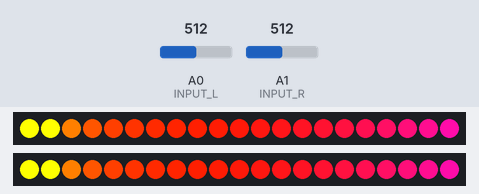
Simulated run of this sketch. Board: Arduino Uno, built with avr-gcc and run on an emulated ATmega328P. Parts: 2 × 21 RGB LEDs in strip order, left to right. The test bench sets the inputs (shaded band); at power-on: A0 (INPUT_L) = 512, A1 (INPUT_R) = 512.

Above: at 1.2 s.
1.3 s: A0 (INPUT_L) set to 490
2.8 s: A1 (INPUT_R) set to 483
4.3 s: A0 (INPUT_L) set to 510
5.8 s: A1 (INPUT_R) set to 306
At 7.0 s:
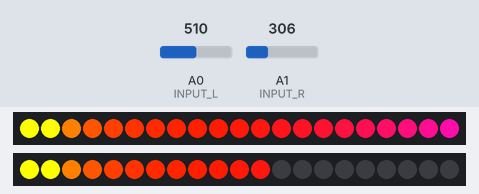
7.3 s: A0 (INPUT_L) set to 306
At 8.4 s:
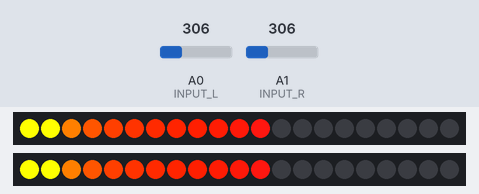
8.8 s: A1 (INPUT_R) set to 510
At 9.1 s:
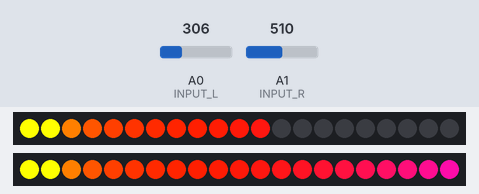
Timing chart, 0 to 11.3 s (numbered marks = the images above; inputs shaded):
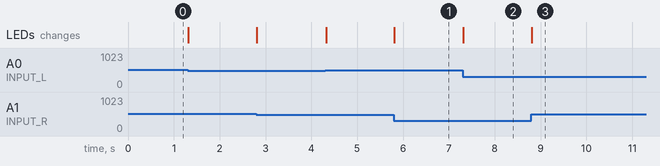

The sketch:

stereoChannel.ino
```cpp
#include <Adafruit_NeoPixel.h>

int INPUT_L = A0; //Left channel input
int INPUT_R = A1; //Right channel input
int NumberOfPixels = 21; //Number of pixels per strip
int StripLeftOutput = 4; //Output for the left channel RGB-strip
int StripRightOutput = 3; //Output for the right channel RGB-strip
int CyclesToOff = 50; //Cycles until leds turn off if no music is played
int MaxInputValue = 500; //Play with this value

Adafruit_NeoPixel stripLeft(NumberOfPixels, StripLeftOutput, NEO_GRB + NEO_KHZ800);
Adafruit_NeoPixel stripRight(NumberOfPixels, StripRightOutput, NEO_GRB + NEO_KHZ800);

void setup() {
  Serial.begin(9600);
  pinMode(INPUT_L, INPUT);
  pinMode(INPUT_R, INPUT);

  //Remove this if your input voltage is higher than 1v:
  analogReference(INTERNAL); //Set the input voltage to 1v instead of 5v

  stripLeft.begin();
  stripRight.begin();
  stripLeft.show();
  stripRight.show();
}

int OffCountLeft = 0, OffCountRight = 0;

void RightChannel(){
  int right = analogRead(INPUT_R);
  int mappedinput = map(right, 0, 500, 0, NumberOfPixels);

  if(mappedinput == 0)
  {
    OffCountRight++;
    if(OffCountRight > CyclesToOff)
    {
      OffCountRight = 0;
      for (int i = 0 ; i < NumberOfPixels; i++)
      {
        stripRight.setPixelColor(i, 0, 0, 0);
      }
    }
  }

  for(int i = mappedinput == 0 ? NumberOfPixels : mappedinput ; i< NumberOfPixels; i++)
  {
    stripRight.setPixelColor(i, 0,0,0);
  }

  for (int i = 0 ; i < mappedinput; i++)
  {
    //strip.setPixelColor(i,255,0,255);
    int blue = 0;
    if(i>7){
      blue = (i-7)*(i-7);
    }
    stripRight.setPixelColor(i, 255, 255/i, blue);
  }
}

void LeftChannel(){
  int left = analogRead(INPUT_L);
  int mappedinput = map(left, 0, MaxInputValue, 0, NumberOfPixels);

  if(mappedinput == 0)
  {
    OffCountLeft++;
    if(OffCountLeft > CyclesToOff)
    {
      OffCountLeft = 0;
      for (int i = 0 ; i < NumberOfPixels; i++)
      {
        stripLeft.setPixelColor(i, 0, 0, 0);
      }
    }
  }

  for(int i = mappedinput== 0 ? NumberOfPixels : mappedinput ; i< NumberOfPixels; i++)
  {
    stripLeft.setPixelColor(i, 0,0,0);
  }

  for (int i = 0 ; i < mappedinput; i++)
  {
    //strip.setPixelColor(i,255,0,255);
    int blue = 0;
    if(i>7){
      blue = (i-7)*(i-7);
    }
    stripLeft.setPixelColor(i, 255, 255/i, blue);
  }
}

void loop() {
  RightChannel();
  LeftChannel();
  stripLeft.show();
  stripRight.show();
  delay(15);
}
```

Measured:
- after the input at 5.8 s, the LEDs: change at once (image 1)
- after the input at 7.3 s, the LEDs: change at once (image 2)
- after the input at 8.8 s, the LEDs: change at once (image 3)
